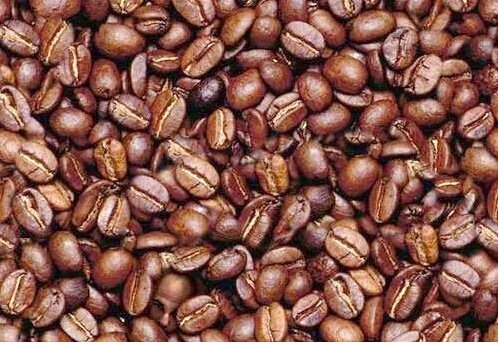
#> input picture Image Alteration Projects/Image Alteration Project Files/coffee.jpg, 499 x 343 px; the run also reads 2 pictures not shown here
$ jupyter execute message_encrption.ipynb   (older library calls are emulated)
#> lines starting #> are read from the running program, lines starting #| are printed output that depends on the picture
# Steganography

`getRGB()` may take a little while to run for large image files (we cannot resize them without messing up any embedded messages!)

[cell 1]
# libraries!
import numpy as np
from matplotlib import pyplot as plt
from PIL import Image
import copy
import time

[cell 2]
def getRGB(filename):
    """ reads a png or jpg file like 'pitzer_grounds.jpg' (a string)
        returns the pixels as a list-of-lists-of-lists
        this is accessible, but not fast: Use small images!
    """
#> called with filename = 'coffee.jpg'
    original = Image.open(filename)
#> original is the input picture: PIL image 499x343 RGB; mean R, G, B 133.7, 85.7, 74.6
    print(f"Reading image from '{filename}':")
    print(f"  Format: {original.format}\n  Original Size: {original.size}\n  Mode: {original.mode}")
#|   Format: JPEG
#|   Original Size: (499, 343)
#|   Mode: RGB
    WIDTH, HEIGHT = original.size
#> WIDTH = 499; HEIGHT = 343
    px = original.load()
    PIXEL_LIST = []
    for r in range(HEIGHT):
        row = []
        for c in range(WIDTH):
            row.append( px[c,r][:3] )
        PIXEL_LIST.append( row )
#> after the loop, PIXEL_LIST = 343 items
    return PIXEL_LIST

img = getRGB("coffee.jpg")
#> img = 343 items
flag = getRGB("flag_saying_hi.png")
#> call 2 of getRGB, with filename = 'flag_saying_hi.png'
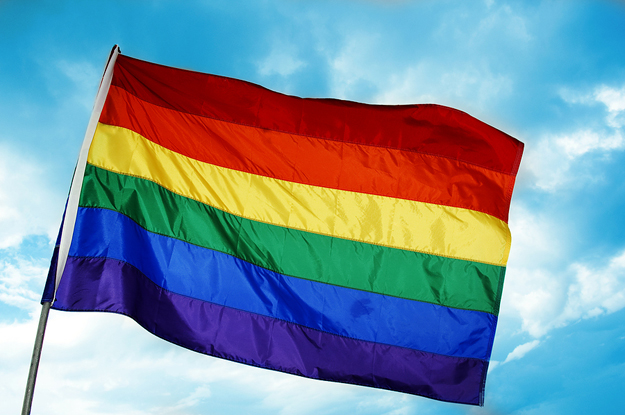
#> input picture Image Alteration Projects/Image Alteration Project Files/flag_saying_hi.png, 625 x 415 px
#> in getRGB, original is the input picture: PIL image 625x415 RGB; mean R, G, B 122.3, 146.5, 161
#|   Format: PNG
#|   Original Size: (625, 415)
#|   Mode: RGB
#> after the loop in getRGB (call 2), `for r in range(HEIGHT):`: PIXEL_LIST = 415 items
#> flag = 415 items

[cell 3]
# [13 lines left out: function set_size, not called in this run]

[cell 4]
# wrapper for matplotlib's imshow function
def show_image( rgbdata, hgt_in=None, wid_in=None ):
    """ shows an image whose pixels are in rgbdata
        note:  rgbdata is a list-of-rows-of-pixels-of-rgb values, _not_ a filename!
            use getRGB() to get this data!
        hgt_in is the desired height (in inches)
        wid_in is the desired width (in inches)
            use set_size() with these parameters
        _but_ the library will not change the aspect ratio (takes the smaller)
        by default, the hgt_in and wid_in are the image's original size
        (and feel free to change these!)
    """
    fig, ax = plt.subplots()               # obtains the figure and axes objects

    if type(rgbdata[0][0]) == list:
        im = ax.imshow(rgbdata)            # this is matplotlib's call to show an image
    if type(rgbdata[0][0] == int):
        im = ax.imshow(rgbdata, cmap="gray")

    if hgt_in != None and wid_in == None:
        wid_in = hgt_in
    if hgt_in != None:
        set_size(width=wid_in, height=hgt_in)  # matplotlib will maintain the image's aspect ratio

    ax.axis('off')                         # turns off the axes (in units of pixels)
    plt.show()                             # show the image

# show the coffee image
show_image(img)
show_image(flag)

[cell 5]
def saveRGB( PX, filename ):
    """ saves a list-of-lists-of-lists of rgb pixels (PX) where
        len(PX) == the # of rows
        len(PX[0]) == the # of columns
        len(PX[0][0]) should be 3 (rgb)
    """
    boxed_pixels = PX
    print( 'Starting to save', filename, '...' )
    H = len(PX)
    W = len(PX[0])
    im = Image.new("RGB", (W, H), "black")
    px = im.load()
    for r in range(H):
        for c in range(W):
            bp = boxed_pixels[r][c]
            t = tuple(bp)
            px[c,r] = t
    im.save( filename )
    time.sleep(0.42)   # give the filesystem some time...
    print( filename, "saved." )

## Test it out

Let's view the first few pixels of the 'flag.png' image

We'll march in "English-reading" order (across the 0th row first, then to the next row)

Remember that each pixel has an r, g, and b value

We will convert each of these values to an 8-bit binary number (ex 42 --> '00101010')

[cell 6]
filename = 'flag_saying_hi.png'   # feel free to change this

image_rgb = getRGB(filename)
#|   Format: PNG
#|   Original Size: (625, 415)
#|   Mode: RGB
#> image_rgb = 415 items

for row in range(0,1):
    for col in range(0,3):
        print(f"pixel at {row},{col} is {image_rgb[row][col]}")
        for value in image_rgb[row][col]:
            binary = bin(value)[2:]
            nbits = len(binary)    # to make sure we have 8 bits...
            binary = '0'*(8-nbits) + binary
            print(f"   value: {value} is the bits: {binary}")
#> this loop made 1 pass
#| pixel at 0,0 is (46, 131, 160)
#| pixel at 0,1 is (46, 133, 162)
#| pixel at 0,2 is (44, 134, 166)
#|   Format: PNG
#|   Original Size: (625, 415)
#|   Mode: RGB

[cell 7]
def desteganographize(image_rgb):
    """Extracts a message hidden in an image's RGB data"""

    num_rows = len(image_rgb)
#> num_rows = 415
    num_cols = len(image_rgb[0])
#> num_cols = 625
    sub = ""
    sub2 = ''
    message = ""
    signal = False

    for row in range(num_rows):
        # print(f"row is {row}")
        for col in range(num_cols):
            item = image_rgb[row][col]
            for value in item:
                binary = bin(value)[2:]
                sub += binary[-1]
                if sub[-8:] == '00000000':
                    signal = True       # Tells the for loops to terminate if sub has 00000000 at the end
                    break
            if signal == True:          # Tells the for loops to terminate if sub has 00000000 at the end
                break
        if signal == True:              # Tells the for loops to terminate if sub has 00000000 at the end
            break
    for number in sub:
        if len(sub2) < 8:
            sub2 += number
        else:
            val = int(sub2, 2)
            message += chr(val)
            sub2 = '' + number
#> this loop made 15663 passes
#> (number, val, message, sub2) on passes 9, 17, 25, 33, 41, 49, 57: ('0', 67, 'C', '0'), ('0', 97, 'Ca', '0'), ('0', 110, 'Can', '0'), ('0', 32, 'Can ', '0'), ('0', 99, 'Can c', '0'), ('0', 111, 'Can co', '0'), ('0', 102, 'Can cof', '0')
#> (val, message, sub2) on passes 65, 73, 81, 89, 97: (102, 'Can coff', '0'), (101, 'Can coffe', '0'), (101, 'Can coffee', '0'), (32, 'Can coffee ', '0'), (104, 'Can coffee h', '0')

    return message

[cell 8]
#
#

filename = 'flag_with_coffee_article.png'   # Changeable!
image_rgb = getRGB(filename)
message = desteganographize(image_rgb)
print()
print(f"message is {message}")
#> (printed output is left out)

[cell 9]
filename = 'flag_saying_hi.png'   # Changeable!
image_rgb = getRGB(filename)
#|   Format: PNG
#|   Original Size: (625, 415)
#|   Mode: RGB
message = desteganographize(image_rgb)
#> the loop in desteganographize (call 2), `for number in sub:` made 32 passes
#> (number, val, message, sub2) on passes 9, 17, 25: ('0', 72, 'H', '0'), ('0', 105, 'Hi', '0'), ('0', 33, 'Hi!', '0')
#> (number, sub2) on passes 1 to 6: ('0', '0'), ('1', '01'), ('0', '010'), ('0', '0100'), ('1', '01001'), ('0', '010010')
#> message = 'Hi!'
print()
print(f"message is {message}")
#| message is Hi!
#|   Format: PNG
#|   Original Size: (625, 415)
#|   Mode: RGB

[cell 10]
def steganographize( image_rgb, message ):
    """Embeds a message in an image's RGB data"""

    num_rows = len(image_rgb)
#> num_rows = 415
    num_cols = len(image_rgb[0])
#> num_cols = 625
    print(f"There are {num_rows} rows and {num_cols} columns\n")
#| There are 415 rows and 625 columns

    #
    # some helper code to convert to individual zeros and ones...
    #
    binaryMessage = ""
    for char in message:
        value = ord(char)
        binary = bin(value)[2:]
        nbits = len(binary)    # to make sure we have 8 bits...
        binary = '0'*(8-nbits) + binary
        binaryMessage += binary
    binaryMessage += '00000000'

    ml = len(binaryMessage)
    available = num_rows*num_cols*3
#> available = 778125
    print(f"Message in binary is {binaryMessage} (with {ml//3} full pixels and {ml%3} extra values)")
    print(f"This image has {available} pixels\n")
#| This image has 778125 pixels

    if ml > available:
        print(f"There is not enough space to encode your message here...")
        return 42

    new_rgb = copy.deepcopy(image_rgb)
#> new_rgb = 415 items
    BM = 0
    for row in range(num_rows):
        print(f"row is {row}")
        for col in range(num_cols):
            r, g, b = new_rgb[row][col]
            if BM >= ml: return new_rgb
            bit = int(binaryMessage[BM])
            if r%2 == bit%2: pass
            elif r%2 == 0: r += 1
            else: r -= 1
            BM += 1

            if BM >= ml: return new_rgb
            bit = int(binaryMessage[BM])
            if g%2 == bit%2: pass
            elif g%2 == 0: g += 1
            else: g -= 1
            BM += 1

            if BM >= ml: return new_rgb
            bit = int(binaryMessage[BM])
            if b%2 == bit%2: pass
            elif b%2 == 0: b += 1
            else: b -= 1
            BM += 1

            new_rgb[row][col] = (r, g, b)
#> after the loop, BM = 384

    return new_rgb

[cell 11]
filename = "flag.png"   # the image to embed the message in
message = "this lab problem was pretty tough to understand"   # the message

image_rgb = getRGB(filename)
image_new = steganographize(image_rgb, message)
#> image_new = 415 items

[cell 12]
# choose a name for the image you will create
savefile = "image_with_message.png"   # save the _new_ image

saveRGB(image_new, savefile)
#> in saveRGB, `H = len(PX)`: H = 415
#> in saveRGB, `W = len(PX[0])`: W = 625
#> in saveRGB, `im = Image.new("RGB", (W, H), "black")`: im: PIL image 625x415 RGB; every value is 0

[cell 13]
image_rgb = getRGB(savefile)
#|   Format: PNG
#|   Original Size: (625, 415)
#|   Mode: RGB
message = desteganographize(image_rgb)
print(f"message is {message}")
#| message is this lab problem was pretty tough to understand

[cell 14]
# Change the image color scale!

def greyscaleHelp( rgbpixel ):
    """ Helper Function
        rgbpixel should be in the form [r,g,b]
        returns [newred, newgreen, new blue],
        based on their old versions!
    """
    [r,g,b] = rgbpixel
    lum = (21 * r)//100 + (72 * g)//100 + (7 * b)//100   # a generic formula to convert rgb to greyscale
    return lum   # returns a single number

[cell 15]
def greyscale( image ):
    """Makes an image grayscale"""

    new_image = [[ greyscaleHelp(pix) for pix in row] for row in image]   # sick list comprehension
    return new_image

[cell 16]
filename = "flag.png"   # image to greyscale-ify

rgb = getRGB(filename)
#|   Format: PNG
#|   Original Size: (625, 415)
#|   Mode: RGB
#> rgb = 415 items
grey_filename = greyscale(rgb)
#> grey_filename = 415 items
print(f"Here's part of the first row of pixels: {grey_filename[0][0:10]}...")
#> (printed output is left out)
show_image(grey_filename)
#> in show_image (call 3), `plt.show()`:
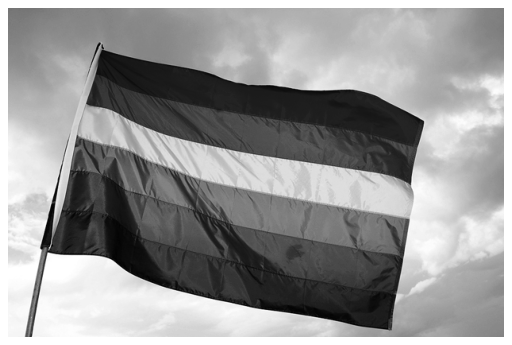
#> figure drawn by matplotlib, 1 panel

[cell 17]
resizeMe = "flag.jpg"   # image to resize
newImage = "smallflag.jpg"   # name for resized image (new)

#
# rescaling
#
original = Image.open(resizeMe)
print(f"Reading image from '{resizeMe}':")
print(f"  Format: {original.format}\n  Original Size: {original.size}\n  Mode: {original.mode}")
#|   Format: PNG
#|   Original Size: (625, 415)
#|   Mode: RGB
max_dim = max(original.size)
#> max_dim = 625
scale = max_dim/200   # maximum pixel dimension is 200
#> scale = 3.12
new_size = tuple([round(x/scale) for x in original.size])
#> new_size = (200, 133)
new = original.resize(new_size,Image.ANTIALIAS)
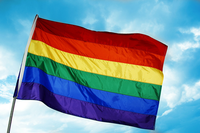
#> new: PIL image 200x133 RGB; mean R, G, B 122.3, 146.6, 161
new.save(newImage,optimize=True, quality=95)
print(f"New size is {new_size}")
#| New size is (200, 133)
show_image(getRGB(newImage))
#> in getRGB (call 9), `original = Image.open(filename)`:
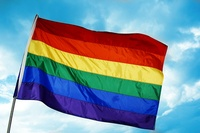
#> original: PIL image 200x133 RGB; mean R, G, B 122.4, 146.6, 161.2
#|   Format: JPEG
#|   Original Size: (200, 133)
#|   Mode: RGB
#> after the loop in getRGB (call 9), `for r in range(HEIGHT):`: PIXEL_LIST = 133 items
